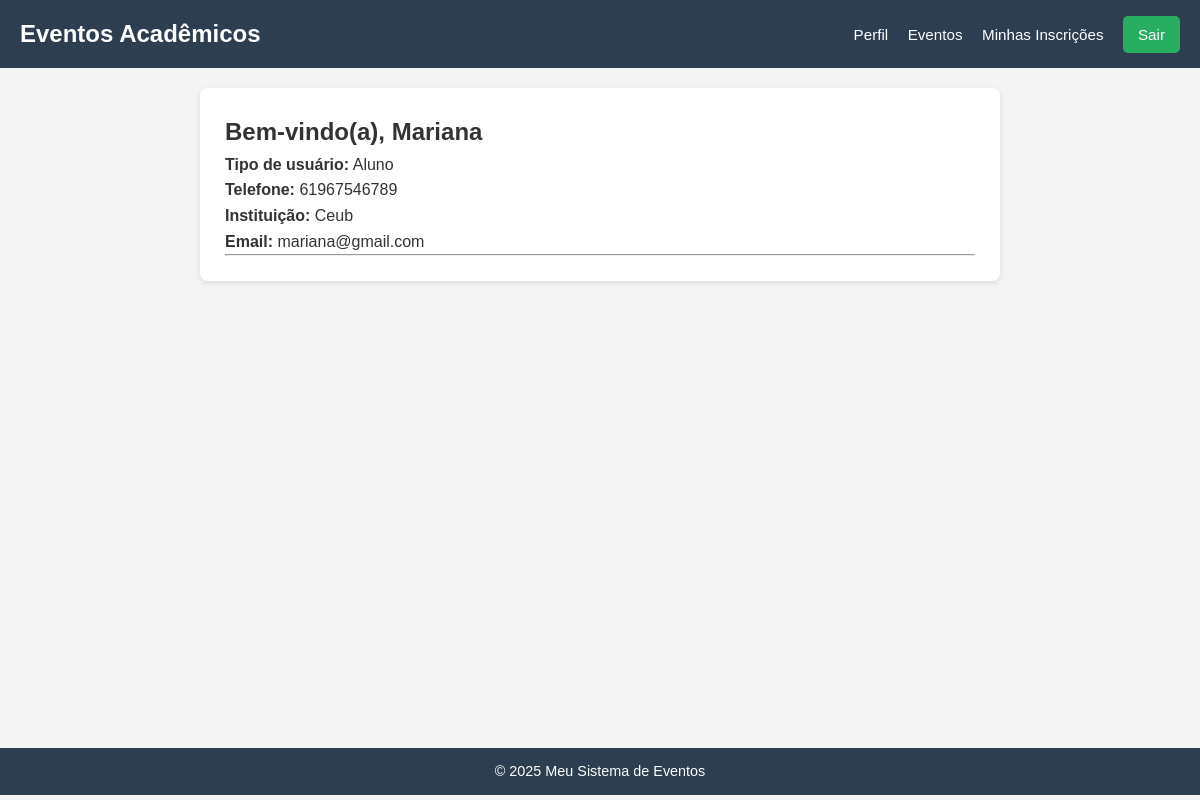
Page /perfil/ (signed in) on the committed database.
### eventos/models.py (models this page shows, shortened)
class Perfil(models.Model):
    TIPOS = [
        ('aluno', 'Aluno'),
        ('professor', 'Professor'),
        ('organizador', 'Organizador'),
    ]
    usuario = models.OneToOneField(User, on_delete=models.CASCADE)
    telefone = models.CharField(max_length=15, blank=True)
    instituicao = models.CharField(max_length=255, blank=True)
    tipo = models.CharField(max_length=20, choices=TIPOS)

### eventos/views.py (the view)
# urls.py: path('perfil/', PerfilView.as_view(), name='perfil'),
class PerfilView(LoginRequiredMixin, TemplateView):
    template_name = 'perfil.html'
    def get_context_data(self, **kwargs):
        context = super().get_context_data(**kwargs)
        usuario = self.request.user
        perfil = Perfil.objects.get(usuario=usuario)
        context['usuario'] = usuario
        context['perfil'] = perfil
        return context

### eventos/templates/perfil.html (shortened to what this page needs)
{% extends 'base.html' %}
{% block content %}
<h2>Bem-vindo(a), {{ usuario.username }}</h2>
<p><strong>Tipo de usuário:</strong> {{ perfil.get_tipo_display }}</p>
<p><strong>Telefone:</strong> {{ perfil.telefone|default:"Não informado" }}</p>
<p><strong>Instituição:</strong> {{ perfil.instituicao|default:"Não informada" }}</p>
<p><strong>Email:</strong> {{ usuario.email }}</p>
<hr>
{% endblock %}

### eventos/templates/base.html (style rules this page uses)
* { margin: 0; padding: 0; box-sizing: border-box; }
body { font-family: Arial, sans-serif; background-color: #f4f4f4; color: #333; line-height: 1.6; }

### rows in the picture
Perfil: tipo "Aluno", telefone "61967546789", instituicao "Ceub"

### other values in the picture
{{ usuario.username }} "Mariana"
{{ usuario.email }} "mariana@gmail.com"
